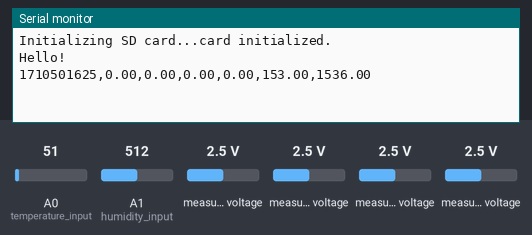
A sketch run on a simulated Arduino Leonardo, built with avr-gcc and run on an emulated ATmega32U4. On the bench: the last lines printed to the serial monitor. The test bench sets the inputs (shaded band); at power-on: A0 (temperature_input) = 51, A1 (humidity_input) = 512, measured voltage 2.5 V. The local clock reads 2024-03-15 10:24:30 at power-on unless the sketch sets it; storage starts empty.

Above: at 3.2 s.
3.3 s: A0 (temperature_input) set to 61
At 4.6 s:
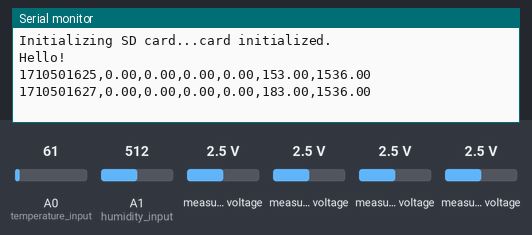
4.8 s: A1 (humidity_input) set to 716
At 6.2 s:
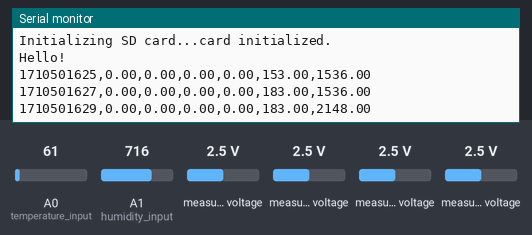
6.3 s: A0 (temperature_input) set to 71
7.8 s: A1 (humidity_input) set to 992
At 8.8 s:
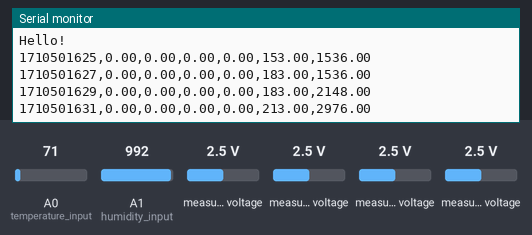
Timing chart, 0 to 10.3 s (numbered marks = the images above; inputs shaded):
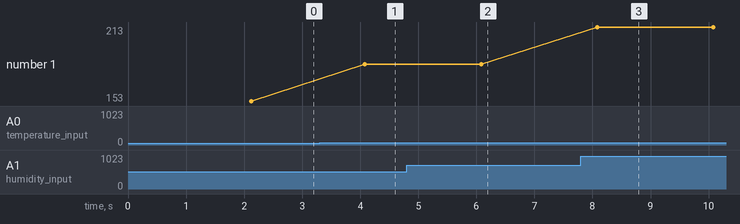

The sketch:

aqdatacollector.ino
```cpp
// This program takes measurements every 2 seconds for NO, CO, Temperature and Relative Humidity and stores it on a SD card with a timestamp.

#include <Wire.h>
#include <SPI.h>
#include <Adafruit_ADS1015.h>
#include "RTClib.h"
#include <SD.h>


const int chipSelect = 10;          // SD location
Adafruit_ADS1115 ads1115NO(0x48);   // NO sensor memory location
Adafruit_ADS1115 ads1115CO(0x49);   // CO sensor memory location
int temperature_input = A0;         // Temperature input pin
int humidity_input = A1;            // Relative Humidity input pin
RTC_DS3231 rtc;                     // Define real time clock
int check = 1;

// Setup serial and SD interface. Initializes the ADCs.
void setup() {

  #ifndef ESP8266
  while (!Serial); // for Leonardo/Micro/Zero
  #endif

  Serial.begin(9600);
  Serial.print("Initializing SD card...");

  // see if the card is present and can be initialized:
  if (!SD.begin(chipSelect)) {
    Serial.println("Card failed, or not present");
    // don't do anything more:
    while (1);
  }
  Serial.println("card initialized.");


  Serial.println("Hello!");

  File dataFile = SD.open("logtest.txt", FILE_WRITE);
  dataFile.println("Unixtime, differential_01NO /mV, differential_23NO /mV, differential_01CO /mV, differential_23CO /mV, Temperature /mV, Humidity /mV");
  dataFile.close();

  delay(2000);
  ads1115NO.begin();
  ads1115CO.begin();
}


// Takes reading repeatedly every 2 seconds:
void loop() {

  static const unsigned long REFRESH_INTERVAL = 2000; // ms
  static unsigned long lastRefreshTime = 0;

  if(millis() - lastRefreshTime >= REFRESH_INTERVAL)
  {
    lastRefreshTime += REFRESH_INTERVAL;
        takeReadings();
  }

}


// Records all the data points, stores them in a string. Then writes the string to a text file in the SD card
void takeReadings(){

  DateTime now = rtc.now(); //gets current time

  // Definning sensors output values
  int16_t differential_01NO, differential_23NO, differential_01CO, differential_23CO;
  // Reads the differential between the different 4 electrodes for both CO and NO sensors
  differential_01NO = ads1115NO.readADC_Differential_0_1();
  differential_23NO = ads1115NO.readADC_Differential_2_3();
  differential_01CO = ads1115CO.readADC_Differential_0_1();
  differential_23CO = ads1115CO.readADC_Differential_2_3();


  // Definning sensors output values
  uint16_t temperatureValue = analogRead(temperature_input) * (4000/1023);   // Takes in an analog voltage reading
  uint16_t humidityValue = analogRead(humidity_input) * (4000/1023);

  float tempValue = temperatureValue; // Coverts from uint16_t to float (decimal points)
  float humidValue = humidityValue;

  // Creates the text file to log the data.
  File dataFile = SD.open("logtest.txt", FILE_WRITE);

  // Creates the string, readings, to be printed on the file reading1.txt on the SD card.
  String readings = "";


// 6144mV / 32767 = 0.1875, 2^15 = 32767 because the ADC is a 16 bit signed, first bit decides if negative or positive
// Appends each datapoint to the string

// 1000v/32767 = 0.3267

 readings.concat(now.unixtime()+ 3353);
 readings.concat(",");
 readings.concat(differential_01NO * 0.32767);
 readings.concat(",");
 readings.concat(differential_23NO * 0.1875);
 readings.concat(",");
 readings.concat(differential_01CO * 0.1875);
 readings.concat(",");
 readings.concat(differential_23CO * 0.1875);
 readings.concat(",");
 readings.concat(tempValue);
 readings.concat(",");
 readings.concat(humidValue);

// If the file has been creating, it writes the sting to the text file and prints to the serial aswell
 if (dataFile) {

    dataFile.println(readings);
    dataFile.close();
     //print to the serial port too:
    Serial.println(readings);
  }
  else{
    Serial.println("Error opening logtest.txt");

  }


}
```

Measured:
- after the input at 3.3 s, the serial monitor: prints a new line after 0.78 s (image 1)
- after the input at 4.8 s, the serial monitor: prints a new line after 1.3 s (image 2)
- after the input at 7.8 s, the serial monitor: prints a new line after 0.28 s (image 3)
- plotted number 1: 153 → 183 after the input at 3.3 s
